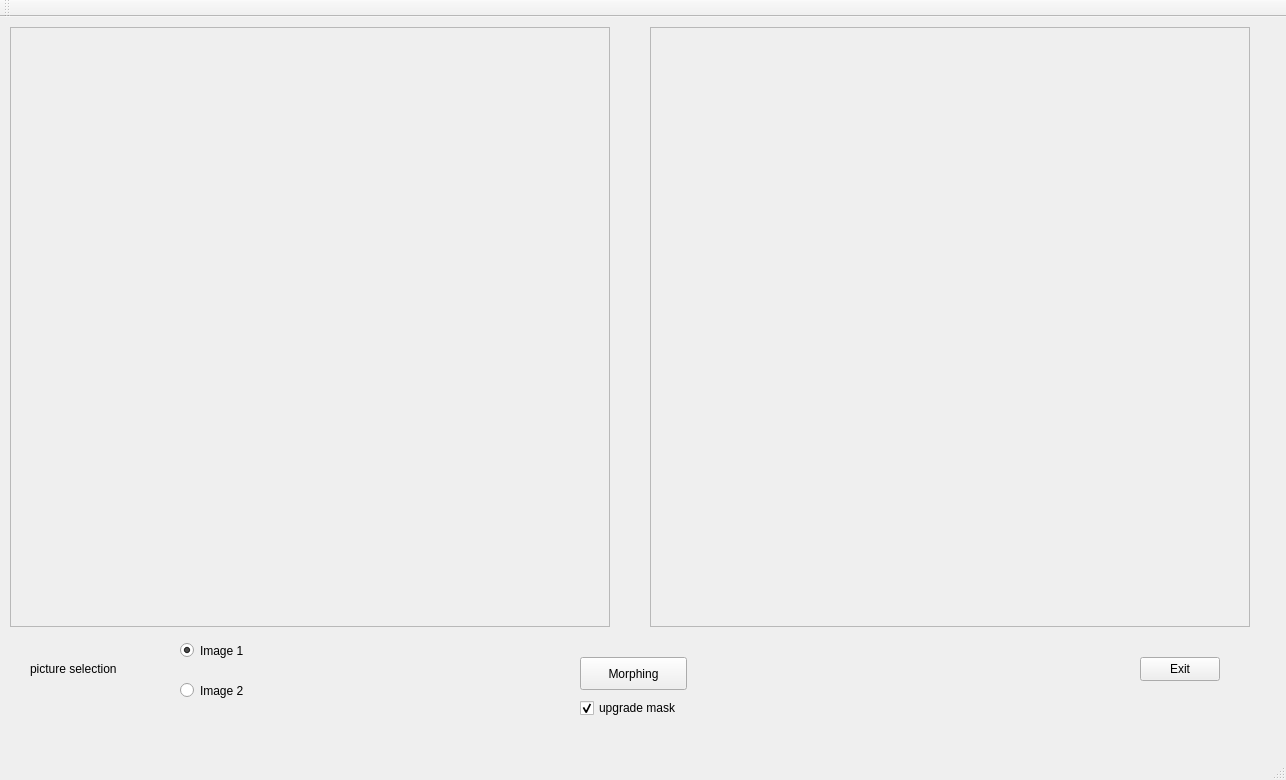
<?xml version="1.0" encoding="UTF-8"?>
<ui version="4.0">
 <class>MyWindow</class>
 <widget class="QMainWindow" name="MyWindow">
  <property name="geometry">
   <rect>
    <x>0</x>
    <y>0</y>
    <width>1286</width>
    <height>780</height>
   </rect>
  </property>
  <property name="windowTitle">
   <string>MyWindow</string>
  </property>
  <widget class="QWidget" name="centralWidget">
   <widget class="QFrame" name="picturesFrame">
    <property name="geometry">
     <rect>
      <x>10</x>
      <y>10</y>
      <width>600</width>
      <height>600</height>
     </rect>
    </property>
    <property name="frameShape">
     <enum>QFrame::StyledPanel</enum>
    </property>
    <property name="frameShadow">
     <enum>QFrame::Raised</enum>
    </property>
   </widget>
   <widget class="QFrame" name="morphFrame">
    <property name="geometry">
     <rect>
      <x>650</x>
      <y>10</y>
      <width>600</width>
      <height>600</height>
     </rect>
    </property>
    <property name="frameShape">
     <enum>QFrame::StyledPanel</enum>
    </property>
    <property name="frameShadow">
     <enum>QFrame::Raised</enum>
    </property>
   </widget>
   <widget class="QPushButton" name="exitButton">
    <property name="geometry">
     <rect>
      <x>1140</x>
      <y>640</y>
      <width>80</width>
      <height>24</height>
     </rect>
    </property>
    <property name="text">
     <string>Exit</string>
    </property>
   </widget>
   <widget class="QLabel" name="infoLabel">
    <property name="geometry">
     <rect>
      <x>30</x>
      <y>640</y>
      <width>131</width>
      <height>23</height>
     </rect>
    </property>
    <property name="text">
     <string>picture selection</string>
    </property>
   </widget>
   <widget class="QRadioButton" name="imageButton1">
    <property name="geometry">
     <rect>
      <x>180</x>
      <y>620</y>
      <width>123</width>
      <height>27</height>
     </rect>
    </property>
    <property name="text">
     <string>Image 1</string>
    </property>
    <property name="checked">
     <bool>true</bool>
    </property>
   </widget>
   <widget class="QRadioButton" name="imageButton2">
    <property name="geometry">
     <rect>
      <x>180</x>
      <y>660</y>
      <width>123</width>
      <height>27</height>
     </rect>
    </property>
    <property name="text">
     <string>Image 2</string>
    </property>
   </widget>
   <widget class="QPushButton" name="pushButton">
    <property name="geometry">
     <rect>
      <x>580</x>
      <y>640</y>
      <width>107</width>
      <height>33</height>
     </rect>
    </property>
    <property name="text">
     <string>Morphing</string>
    </property>
   </widget>
   <widget class="QCheckBox" name="checkBox">
    <property name="geometry">
     <rect>
      <x>580</x>
      <y>680</y>
      <width>101</width>
      <height>22</height>
     </rect>
    </property>
    <property name="text">
     <string>upgrade mask</string>
    </property>
    <property name="checked">
     <bool>true</bool>
    </property>
   </widget>
  </widget>
  <widget class="QToolBar" name="mainToolBar">
   <attribute name="toolBarArea">
    <enum>TopToolBarArea</enum>
   </attribute>
   <attribute name="toolBarBreak">
    <bool>false</bool>
   </attribute>
  </widget>
  <widget class="QStatusBar" name="statusBar"/>
  <widget class="QMenuBar" name="menuBar">
   <property name="geometry">
    <rect>
     <x>0</x>
     <y>0</y>
     <width>1286</width>
     <height>21</height>
    </rect>
   </property>
  </widget>
 </widget>
 <layoutdefault spacing="6" margin="11"/>
 <resources/>
 <connections/>
</ui>
